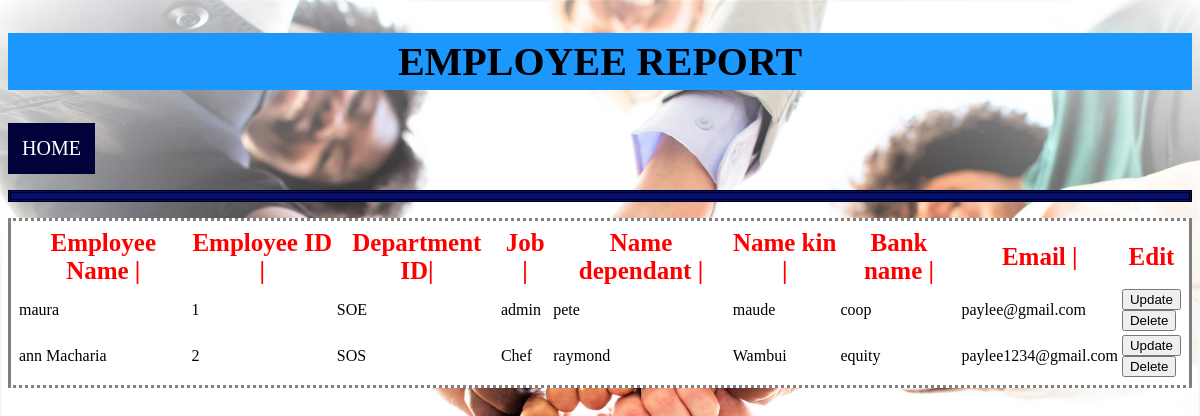
Screenshot of /employeereporthr.php with the database file from the repository.
### tables this page shows
CREATE TABLE `employee_details` (
  `employee_id` int(100) NOT NULL,
  `department_id` varchar(100) NOT NULL,
  `fulname` varchar(100) NOT NULL,
  `email` varchar(100) NOT NULL,
  `age` int(2) NOT NULL,
  `phone` int(12) NOT NULL,
  `gender` varchar(15) NOT NULL,
  `job` text NOT NULL,
  `hire` date NOT NULL,
  `account` varchar(100) NOT NULL,
  `kra` varchar(100) NOT NULL
);

CREATE TABLE `dependants` (
  `employee_id` int(10) NOT NULL,
  `namedep` varchar(100) NOT NULL,
  `agedep` int(3) NOT NULL,
  `relationdep` varchar(100) NOT NULL,
  `phone_nodep` int(15) NOT NULL
);

CREATE TABLE `next_of_kin` (
  `employee_id` int(10) NOT NULL,
  `namekin` varchar(100) NOT NULL,
  `agekin` int(3) NOT NULL,
  `relationkin` varchar(10) NOT NULL,
  `phone_no` int(15) NOT NULL
);

CREATE TABLE `bank` (
  `employee_id` int(10) NOT NULL,
  `bankid` int(10) NOT NULL,
  `bankname` varchar(100) NOT NULL,
  `bankbranch` varchar(100) NOT NULL,
  `branchid` int(100) NOT NULL,
  `bankloanmonthlyinstalment` int(100) NOT NULL,
  `banksavings` int(100) NOT NULL
);

### employeereporthr.php (the view, shortened to what this page needs)
<?php
include 'conn.php';
$sql1 = "SELECT * FROM employee_details";
$sql2 = "SELECT * FROM dependants";
$sql3 = "SELECT * FROM next_of_kin";
$sql4 = "SELECT * FROM bank";
$result1 = mysqli_query($con,$sql1);
$result2 = mysqli_query($con,$sql2);
$result3 = mysqli_query($con,$sql3);
$result4 = mysqli_query($con,$sql4);
?>
<!DOCTYPE html>
<html>
<head>
</head>
<body style=" background-image: url(report.jpg);background-size: cover;">
<h2 style="color:black;font-size:40px;padding:5px;background-color:#1b97fd;text-align: center;">EMPLOYEE REPORT</h2>
<a href="homepagehr.php" target="_blank">HOME</a>
<table style="border-top-style: dotted;
  border-right-style: solid;
  border-bottom-style: dotted;
  border-left-style: solid;
  border-width: 80%;
  padding:5px;
  background-color:white;"><p class="double" >
    <thead>
        <tr style="color:red;font-size:25px;padding:5px;">
        <th>Employee Name | </th>
            <th> Employee ID | </th>
            <th> Department ID|</th>
            <th> Job |</th>
            <th> Name dependant |</th>
            <th> Name kin |</th>
            <th> Bank name |</th>
            <th> Email |</th>
            <th> Edit </th>
        </tr>
    </thead>
    <tbody>
        <?php
        if (mysqli_num_rows($result1) > 0) {
            while ($row1 = mysqli_fetch_assoc($result1)) {
                $row2 = mysqli_fetch_assoc($result2);
                $row3 = mysqli_fetch_assoc($result3);
                $row4 = mysqli_fetch_assoc($result4);
                echo "<tr>";
                echo "<td>" . ($row1['fulname'] ?? "") . "</td>";
            echo "<td>" . ($row1['employee_id'] ?? "") . "</td>";
            echo "<td>" . ($row1['department_id'] ?? "") . "</td>";
            echo "<td>" . ($row1['job'] ?? "") . "</td>";
            echo "<td>" . ($row2['namedep'] ?? "") . "</td>";
            echo "<td>" . ($row3['namekin'] ?? "") . "</td>";
            echo "<td>" . ($row4['bankname'] ?? "") . "</td>";
            echo "<td>" . ($row1['email'] ?? "") . "</td>";
                echo "<td>";
                echo "<form method='post' action='update_employee.php'>";
                echo "<input type='submit' name='update' value='Update' />";
                echo "</form>";
                echo "<form method='post' action='delete_employee.php'>";
                echo "<input type='submit' name='delete' value='Delete' />";
                echo "</form>";
                echo "</td>";
                echo "</tr>";
            }
        } else {
            echo "<tr><td colspan='6'>No data found</td></tr>";
        }
        ?>
    </tbody>
    </p></table>
</body>
</html>

### employeereporthr.php (style rules this page uses)
p.double { border-style: double; background-color: #030d7a; padding: 3px; }
a:link, a:visited { background-color: #02023a; color: white; padding: 14px; text-align: center; text-decoration: none; display: inline-block; font-size:20px; }

### rows the page displays
employee_details: fulname "maura", employee_id "1", department "SOE", job "admin", dependants.namedep "pete", next_of_kin.namekin "maude", bank.bankname "coop", email "paylee@gmail.com"
employee_details: fulname "ann Macharia", employee_id "2", department "SOS", job "Chef", dependants.namedep "raymond", next_of_kin.namekin "Wambui", bank.bankname "equity", email "paylee1234@gmail.com"
